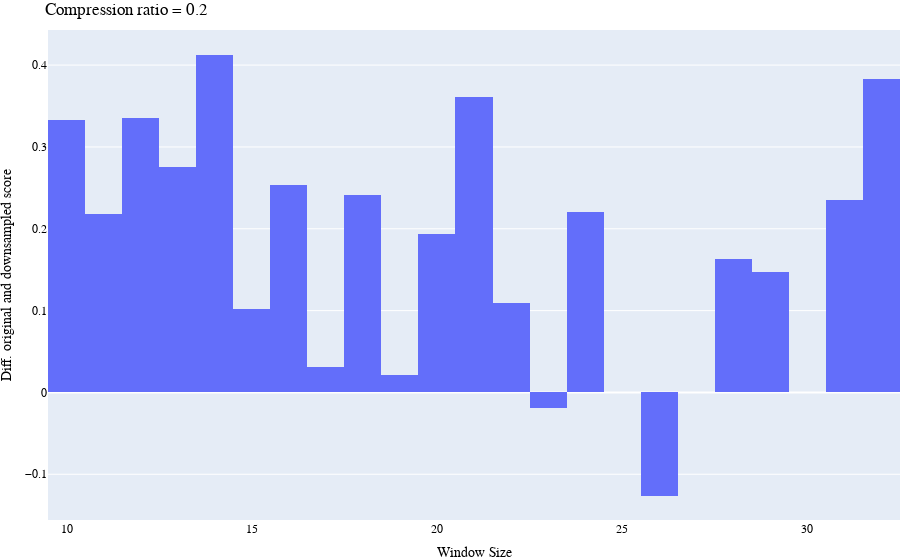
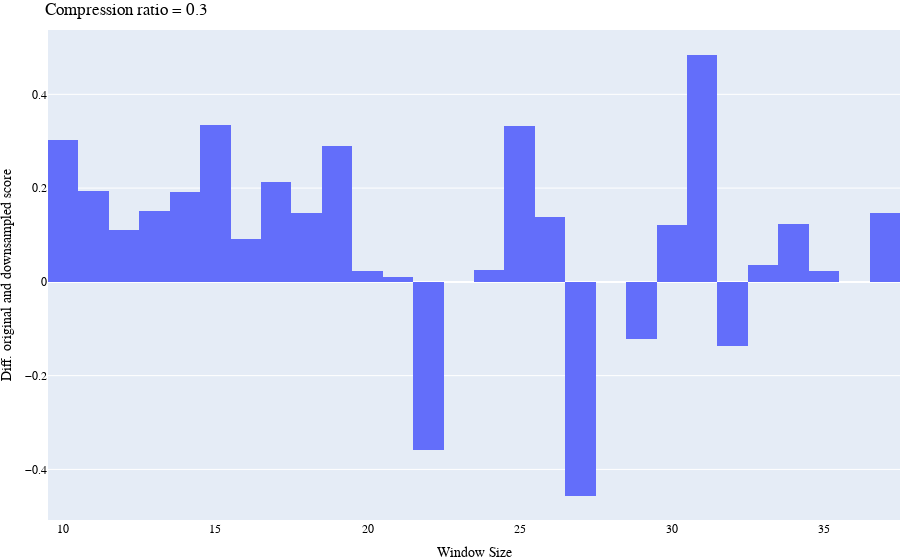
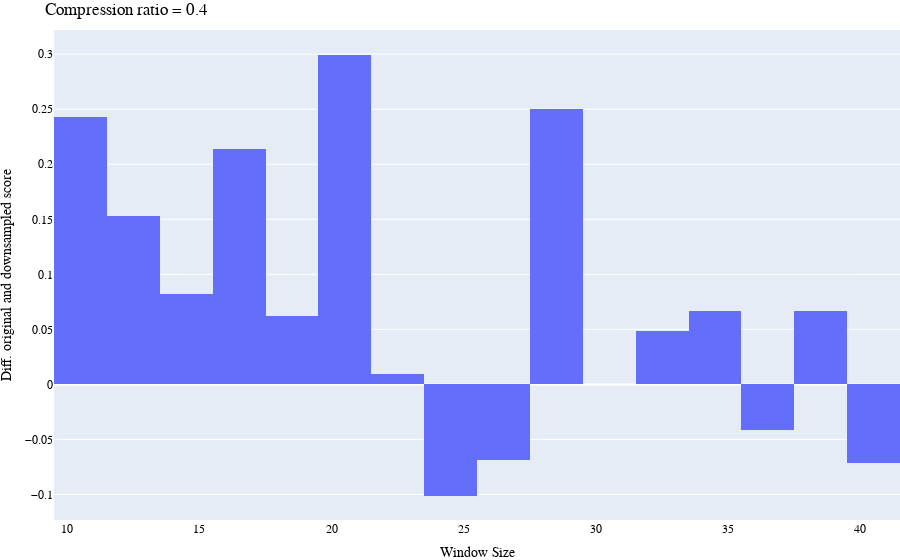
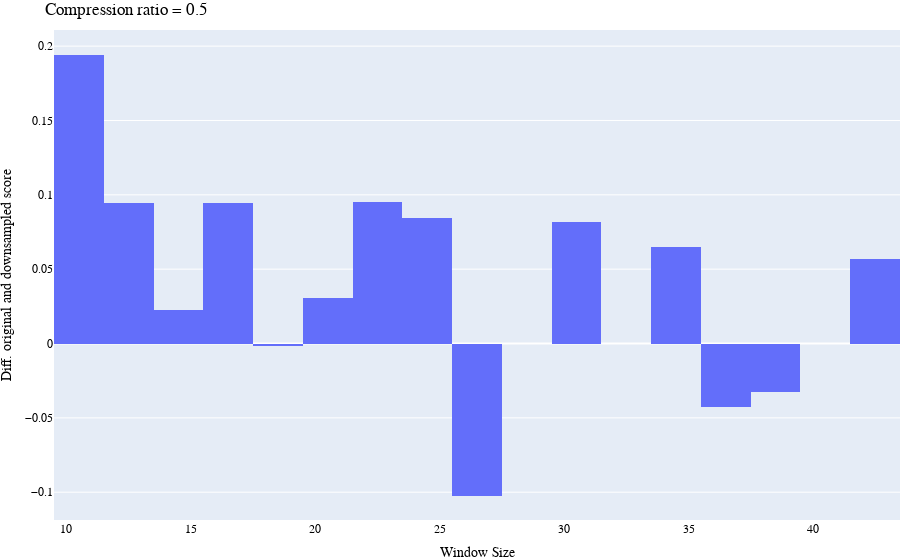

Notebook source saved alongside these figures, in order:
### Code cell
tssb_res['diff_scores'] = tssb_res.apply(add_score_diffs_tssb,axis=1)
crs_lim=np.round(np.arange(0.2,0.8,0.1),1)
for cr in crs_lim:
    plot_ws_differences(tssb_res, cr, filepath="results/figures/optimalCR/WS_scoreDependency_CR" + str(cr).replace('.','') + "_TSSB.svg")

### Figure 1 — Plotly figure (JSON) as saved in the notebook; plotly's stock layout.template omitted (floating-point values rounded to 4 significant figures; data arrays with more than 128 entries replaced by an {"elided": "..."} marker saying what was removed)
{"data": [{"histfunc": "avg", "name": "Diff. original and downsampled score", "offsetgroup": "1", "type": "histogram", "x": {"elided": "450 int values"}, "y": {"elided": "450 float values"}}], "layout": {"autosize": true, "font": {"color": "black", "family": "Arial", "size": 12}, "margin": {"b": 0, "l": 0, "r": 0, "t": 30}, "scattermode": "group", "title": {"text": "Compression ratio = 0.2"}, "xaxis": {"autorange": true, "categoryorder": "category descending", "range": [9.5, 32.5], "title": {"text": "Window Size"}, "type": "linear"}, "yaxis": {"autorange": true, "range": [-0.1559, 0.4429], "title": {"text": "Diff. original and downsampled score"}, "type": "linear"}}}

### Figure 2 — Plotly figure (JSON) as saved in the notebook; plotly's stock layout.template omitted (floating-point values rounded to 4 significant figures; data arrays with more than 128 entries replaced by an {"elided": "..."} marker saying what was removed)
{"data": [{"histfunc": "avg", "name": "Diff. original and downsampled score", "offsetgroup": "1", "type": "histogram", "x": {"elided": "450 int values"}, "y": {"elided": "450 float values"}}], "layout": {"autosize": true, "font": {"color": "black", "family": "Arial", "size": 12}, "margin": {"b": 0, "l": 0, "r": 0, "t": 30}, "scattermode": "group", "title": {"text": "Compression ratio = 0.3"}, "xaxis": {"autorange": true, "categoryorder": "category descending", "range": [9.5, 37.5], "title": {"text": "Window Size"}, "type": "linear"}, "yaxis": {"autorange": true, "range": [-0.5079, 0.5373], "title": {"text": "Diff. original and downsampled score"}, "type": "linear"}}}

### Figure 3 — Plotly figure (JSON) as saved in the notebook; plotly's stock layout.template omitted (floating-point values rounded to 4 significant figures; data arrays with more than 128 entries replaced by an {"elided": "..."} marker saying what was removed)
{"data": [{"histfunc": "avg", "name": "Diff. original and downsampled score", "offsetgroup": "1", "type": "histogram", "x": {"elided": "450 int values"}, "y": {"elided": "450 float values"}}], "layout": {"autosize": true, "font": {"color": "black", "family": "Arial", "size": 12}, "margin": {"b": 0, "l": 0, "r": 0, "t": 30}, "scattermode": "group", "title": {"text": "Compression ratio = 0.4"}, "xaxis": {"autorange": true, "categoryorder": "category descending", "range": [9.5, 41.5], "title": {"text": "Window Size"}, "type": "linear"}, "yaxis": {"autorange": true, "range": [-0.1232, 0.322], "title": {"text": "Diff. original and downsampled score"}, "type": "linear"}}}

### Figure 4 — Plotly figure (JSON) as saved in the notebook; plotly's stock layout.template omitted (floating-point values rounded to 4 significant figures; data arrays with more than 128 entries replaced by an {"elided": "..."} marker saying what was removed)
{"data": [{"histfunc": "avg", "name": "Diff. original and downsampled score", "offsetgroup": "1", "type": "histogram", "x": {"elided": "450 int values"}, "y": {"elided": "450 float values"}}], "layout": {"autosize": true, "font": {"color": "black", "family": "Arial", "size": 12}, "margin": {"b": 0, "l": 0, "r": 0, "t": 30}, "scattermode": "group", "title": {"text": "Compression ratio = 0.5"}, "xaxis": {"autorange": true, "categoryorder": "category descending", "range": [9.5, 43.5], "title": {"text": "Window Size"}, "type": "linear"}, "yaxis": {"autorange": true, "range": [-0.1187, 0.2109], "title": {"text": "Diff. original and downsampled score"}, "type": "linear"}}}
